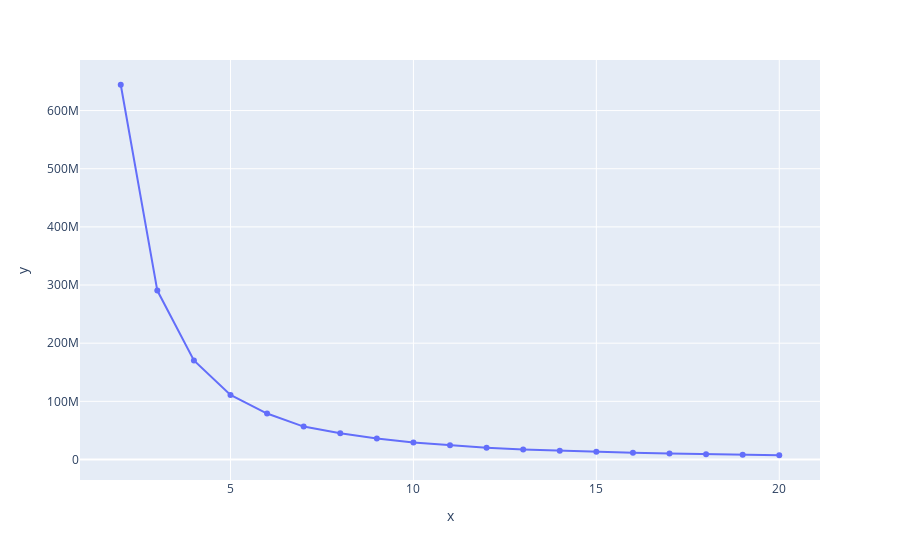

Here is the notebook cell this chart was saved with:
### Markdown cell above
# what are the right number of clusters?

### Code cell
features = ["possible_payment_term", "free_cash"]

ans = []

for count in range(2, 21,1):
    model = KMeans(n_clusters=count, n_init=10)
    model.fit_transform(data[features])
    ans.append(   model.inertia_   )



pe.line(

    x=range(2,21),
    y=ans,
    markers=True
)

### Figure 1 — Plotly figure (JSON) as saved in the notebook; plotly's stock layout.template omitted (floating-point values rounded to 4 significant figures)
{"data": [{"hovertemplate": "x=%{x}<br>y=%{y}<extra></extra>", "legendgroup": "", "line": {"color": "#636efa", "dash": "solid"}, "marker": {"symbol": "circle"}, "mode": "markers+lines", "name": "", "orientation": "v", "showlegend": false, "type": "scatter", "x": [2, 3, 4, 5, 6, 7, 8, 9, 10, 11, 12, 13, 14, 15, 16, 17, 18, 19, 20], "xaxis": "x", "y": [644400000.0, 290500000.0, 170400000.0, 111000000.0, 79000000.0, 56580000.0, 45050000.0, 36210000.0, 29030000.0, 24460000.0, 20300000.0, 17230000.0, 14990000.0, 13150000.0, 11600000.0, 10060000.0, 9077000.0, 8188000.0, 7267000.0], "yaxis": "y"}], "layout": {"legend": {"tracegroupgap": 0}, "margin": {"t": 60}, "xaxis": {"anchor": "y", "domain": [0, 1], "title": {"text": "x"}}, "yaxis": {"anchor": "x", "domain": [0, 1], "title": {"text": "y"}}}}
